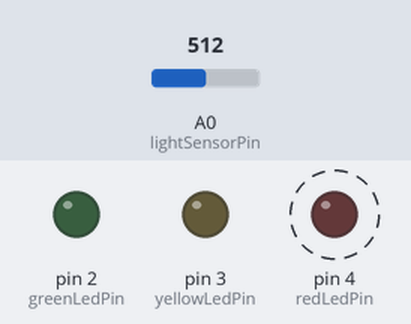
A sketch run on a simulated Arduino Uno, built with avr-gcc and run on an emulated ATmega328P. Parts: output pins drawn as LEDs (lit = HIGH). Dashed ring = blinking. The test bench sets the inputs (shaded band); at power-on: A0 (lightSensorPin) = 512. What the sketch prints to the serial monitor is not drawn.

Above: at 1.2 s.
1.3 s: A0 (lightSensorPin) set to 70
At 2.4 s:
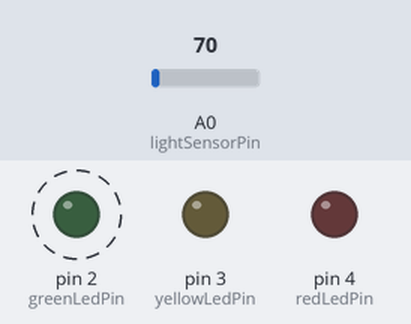
4.3 s: A0 (lightSensorPin) set to 75
7.3 s: A0 (lightSensorPin) set to 88
At 8.1 s:
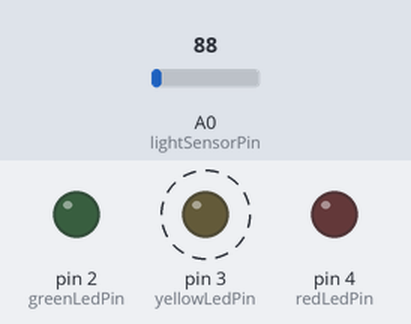
8.8 s: A0 (lightSensorPin) set to 112
11.8 s: A0 (lightSensorPin) set to 126
At 12.7 s:
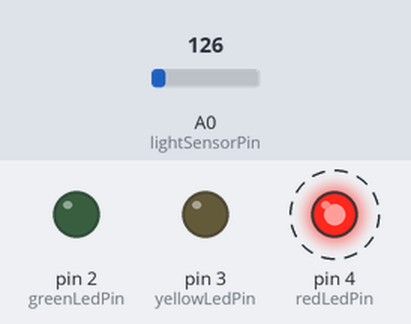
14.8 s: A0 (lightSensorPin) set to 110
At 15.8 s:
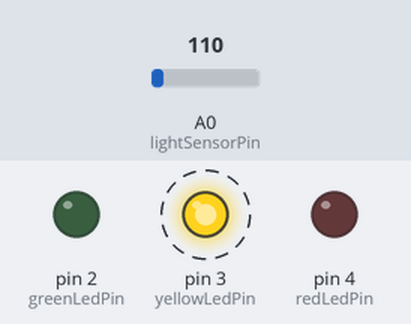
Timing chart, 0 to 65.3 s (numbered marks = the images above; inputs shaded):
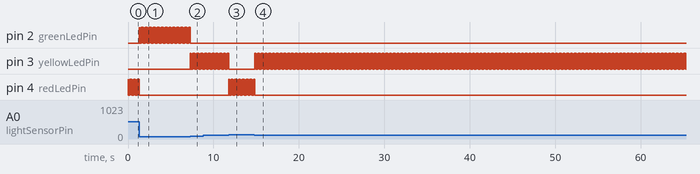

Measured:
- the behaviour switches between 79 and 80 on A0 (lightSensorPin) (found by bisection; images 1 and 2)
- the behaviour switches between 120 and 121 on A0 (lightSensorPin) (found by bisection; images 2 and 3)
- after the input at 1.3 s, pin 2 (greenLedPin): alternates HIGH for 0.01 s and LOW for 0.01 s, starting at once; pin 4 (redLedPin): stops changing and stays LOW
- after the input at 7.3 s, pin 2 (greenLedPin): goes on until 7.3 s, then stays LOW; pin 3 (yellowLedPin): alternates HIGH for 0.01 s and LOW for 0.01 s, starting at once
- after the input at 11.8 s, pin 3 (yellowLedPin): goes on until 11.8 s, then stays LOW; pin 4 (redLedPin): alternates HIGH for 0.01 s and LOW for 0.01 s, starting at once
- after the input at 14.8 s, pin 3 (yellowLedPin): alternates HIGH for 0.01 s and LOW for 0.01 s, starting at once; pin 4 (redLedPin): goes on until 14.8 s, then stays LOW
- by itself, pin 4 (redLedPin): alternates HIGH for 0.01 s and LOW for 0.01 s

The sketch:

photo-led-prototyping.ino
```cpp
/* With the help of this sketch,
 * I made a green, a yellow and a red led light light up
 * according to the amount of light detected by a
 * photoresistor.
 */

 //defining the arduino pins for the led lights and the photoresistor
int greenLedPin = 2;
int yellowLedPin = 3;
int redLedPin = 4;

int lightSensorPin = A0;
int analogValue = 0;

void setup() {
  //setting up the led lights as outputs
  pinMode(greenLedPin, OUTPUT);
  pinMode(yellowLedPin, OUTPUT);
  pinMode(redLedPin, OUTPUT);
  //beginning serial communication
  Serial.begin(9600);

}

void loop() {
  //serial printing the value of the photoresistor
  Serial.println(analogRead(lightSensorPin));
  analogValue = analogRead(lightSensorPin);
  // turning on the red led if the light value is more than 120
  if (analogValue > 120) {
    digitalWrite(redLedPin, HIGH);
    delay(10);
    digitalWrite(redLedPin, LOW);
  }
  // turning on the yellow led if the light value is between 80 and 120
  else if(analogValue >= 80 && analogValue <= 120) {
    digitalWrite(yellowLedPin, HIGH);
    delay(10);
    digitalWrite(yellowLedPin, LOW);
  }
  // turning on the green led if the light value is between 50 and 80
  else if(analogValue > 50 && analogValue <= 80){
    digitalWrite(greenLedPin, HIGH);
    delay(10);
    digitalWrite(greenLedPin, LOW);
  }
  //otherwise, the leds are turned off
  else {
    digitalWrite(greenLedPin && yellowLedPin && redLedPin, LOW);
  }

  delay(10);
}
```
